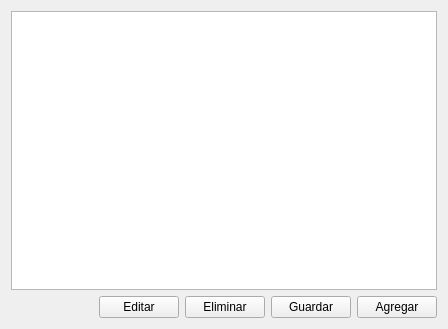
<?xml version="1.0" encoding="UTF-8"?>
<ui version="4.0">
 <class>Principal</class>
 <widget class="QWidget" name="Principal">
  <property name="geometry">
   <rect>
    <x>0</x>
    <y>0</y>
    <width>448</width>
    <height>329</height>
   </rect>
  </property>
  <property name="windowTitle">
   <string>Principal</string>
  </property>
  <layout class="QVBoxLayout" name="verticalLayout">
   <item>
    <widget class="QTableWidget" name="tblLista"/>
   </item>
   <item>
    <layout class="QHBoxLayout" name="horizontalLayout">
     <item>
      <spacer name="horizontalSpacer">
       <property name="orientation">
        <enum>Qt::Horizontal</enum>
       </property>
       <property name="sizeHint" stdset="0">
        <size>
         <width>40</width>
         <height>20</height>
        </size>
       </property>
      </spacer>
     </item>
     <item>
      <widget class="QPushButton" name="btnEditar">
       <property name="text">
        <string>Editar</string>
       </property>
      </widget>
     </item>
     <item>
      <widget class="QPushButton" name="btnEliminar">
       <property name="text">
        <string>Eliminar</string>
       </property>
      </widget>
     </item>
     <item>
      <widget class="QPushButton" name="btnGuardar">
       <property name="text">
        <string>Guardar</string>
       </property>
      </widget>
     </item>
     <item>
      <widget class="QPushButton" name="btnAgregar">
       <property name="text">
        <string>Agregar</string>
       </property>
      </widget>
     </item>
    </layout>
   </item>
  </layout>
 </widget>
 <resources/>
 <connections/>
</ui>
